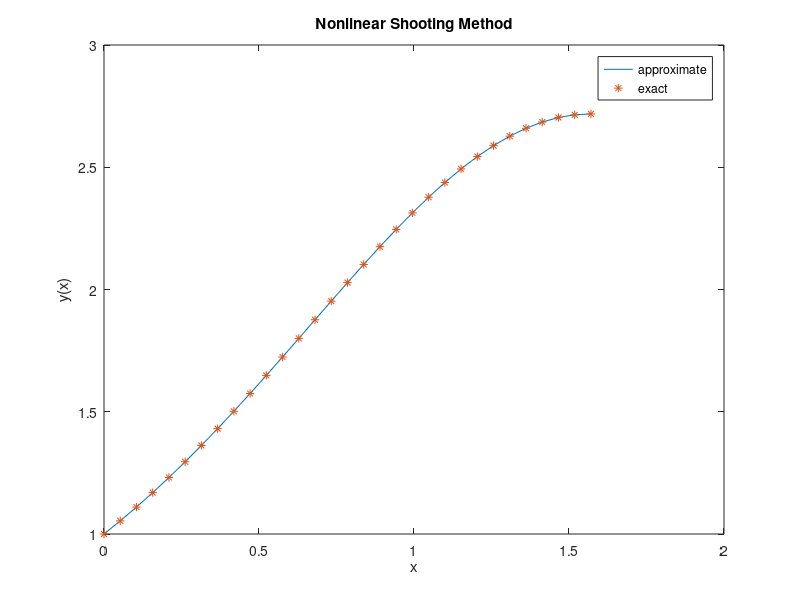
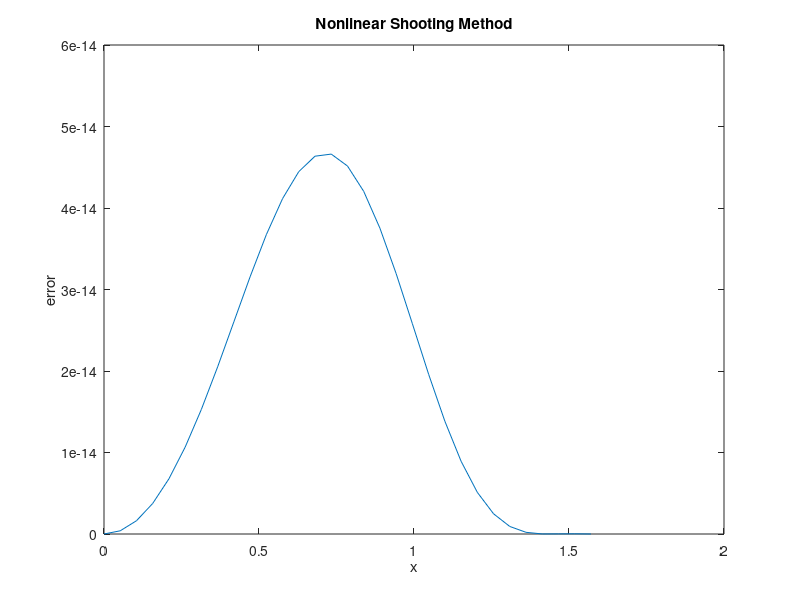

MATLAB code for these plots, in order:
% Sanaz Hami Hassan Kiyadeh, Test 2, Question 1:

clc
clear
close all
a=0;
b=pi/2;
alpha=1;
beta=exp(1);
TOL=1e-4;
N=30;
h=(b-a)/N;
K=1;
M=100;
TK=(beta-alpha)/(b-a);
f=@(x,y,yp)yp.*cos(x)-y*log(y);
fy=@(y)-log(y)-1;
fyp=@(x)cos(x);

while K <= M
    w(1,1)=alpha;
    w(2,1)=TK;
    u1=0;
    u2=1;
    for i=1:N
        x=a+(i-1)*h;
        k(1,1)=h*w(2,i);
        k(1,2)=h*f(x,w(1,i),w(2,i));
        k(2,1)=h*(w(2,i)+1/2*k(1,2));
        k(2,2)=h*f(x+h/2,w(1,i)+1/2*k(1,1),w(2,i)+1/2*k(1,2));
        k(3,1)=h*(w(2,i)+1/2*k(2,2));
        k(3,2)=h*f(x+h/2,w(1,i)+1/2*k(2,1),w(2,i)+1/2*k(2,2));
        k(4,1)=h*(w(2,i)+k(3,2));
        k(4,2)=h*f(x+h,w(1,i)+k(3,1),w(2,i)+k(3,2));
        w(1,i+1)=w(1,i)+(k(1,1)+2*k(2,1)+2*k(3,1)+k(4,1))/6;
        w(2,i+1)=w(2,i)+(k(1,2)+2*k(2,2)+2*k(3,2)+k(4,2))/6;
        kp(1,1)=h*u2;
        kp(1,2)=h*fy(w(1,i))*u1+fyp(x)*u2;
        kp(2,1)=h*(u2+(1/2)*kp(1,2));
        kp(2,2)=h*(fy(w(1,i))*(u1+(1/2)*kp(1,1))+fyp(x+h/2)*(u2+(1/2)*kp(1,2)));
        kp(3,1)=h*(u2+(1/2)*kp(2,2));
        kp(3,2)=h*(fy(w(1,i))*(u1+(1/2)*kp(2,1))+fyp(x+h/2)*(u2+(1/2)*kp(2,2)));
        kp(4,1)=h*(u2+kp(3,2));
        kp(4,2)=h*(fy(w(1,i))*(u1+kp(3,1))+fyp(x+h)*(u2+kp(3,2)));
        u1=u1+(1/6)*(kp(1,1)+2*kp(1,2)+2*kp(3,1)+kp(4,1));
        u2=u2+(1/6)*(kp(1,2)+2*kp(2,2)+2*kp(3,2)+kp(4,2));
    end
    if abs(w(1,end)-beta)<=TOL
        for i=0:N
            x=a+i*h;
        end
    end
    TK=TK-((w(1,end)-beta)/u1);
    K=K+1; 
end
approximate=w(1,:);
xi=(0:h:pi/2);
exact=exp(sin(xi));
error=sum((approximate-exact).^2); 
e=(approximate-exact).^2;

figure(1)
plot(xi,approximate,'-');
hold on
plot(xi,exact,'*');
legend('approximate','exact');
xlabel('x');
ylabel('y(x)');
title('Nonlinear Shooting Method');

figure(2)
plot(xi,e)
xlabel('x');
ylabel('error')
title('Nonlinear Shooting Method');



